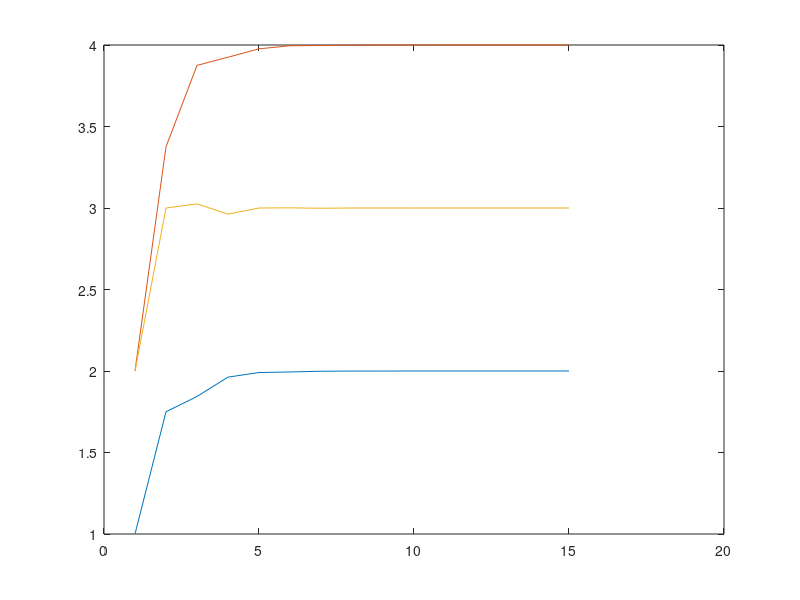

MATLAB code for this plot:
%original system of equations
A = [4 -1 1;
    4 -8 1;
    -2 1 5];

B = [7;-21;15];

%JACOBI iteration   
M = [0 1/4 -1/4;
    1/2 0 1/8;
    2/5 -1/5 0];
b2 = [7/4; 21/8; 15/5];

x0 = [1; 2; 2];
tol = 1.e-6;
error = 2 * tol;
x(:,1) = x0;
iteration = 1;
while((error>tol)&&(iteration<100))
    iteration = iteration + 1;
    x(:,iteration) = M*x(:,iteration-1) + b2;
    error = norm(x(:,iteration)-x(:,iteration-1),inf);
end 
trueIteration = iteration - 1;

plot(x')

%conditions of JACOBI:
%strict diagonal dominance (abs value on diagonal greater than sum of others
%in same row.
%eigenvalues

%eigenvalue: A*x = lamda*I*x
%A-lamda*I is singular,that is determinant(A-lamda*I) = 0

A2 = [3 -1;-1 3];
eig(A2);

%eigen vector and eigen values
[T,D] = eig(A2);
%A = TDT^-1

A3 = [A(3,:)
    A(2,:)
    A(1,:)];
d1 = diag(diag(A));
d3 = diag(diag(A3));
t1 = A-d1;
t3 = A3-d3;

%eigenvalues of D^-1*T
eig1 = abs(eig(d1\t1));

eig3 = abs(eig(d3\t3));







